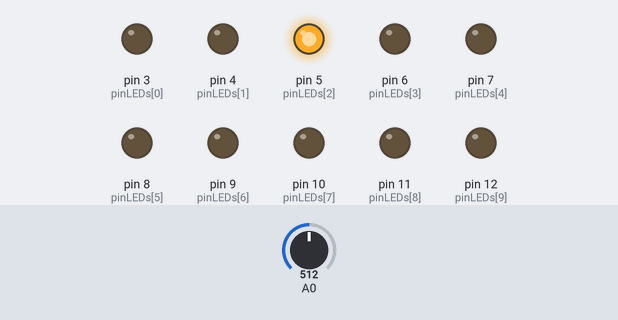
A sketch run on a simulated Arduino Uno, built with avr-gcc and run on an emulated ATmega328P. On the bench: output pins drawn as LEDs (lit = HIGH). The inputs (shaded band) are chosen by the test bench; at power-on: A0 = 512.

Above: at 1.4 s.
1.5 s: A0 set to 539
At 2.7 s:
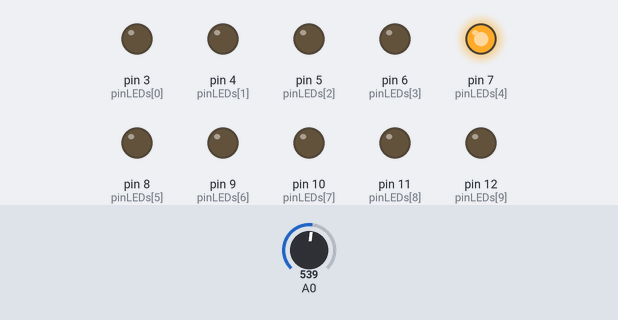
At 4.6 s:
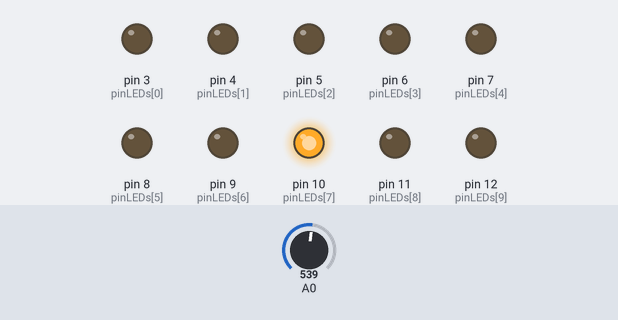
4.8 s: A0 set to 587
At 7.9 s:
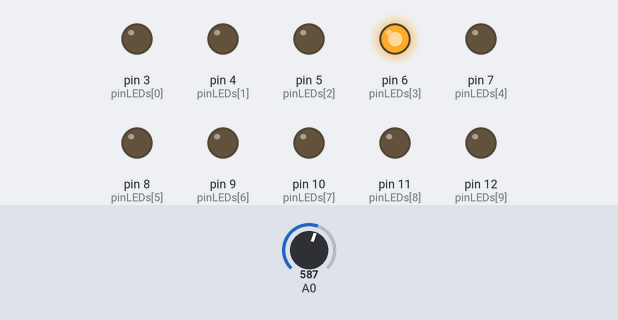
8.1 s: A0 set to 511
Timing chart, 0 to 16.0 s (numbered marks = the images above; inputs shaded):
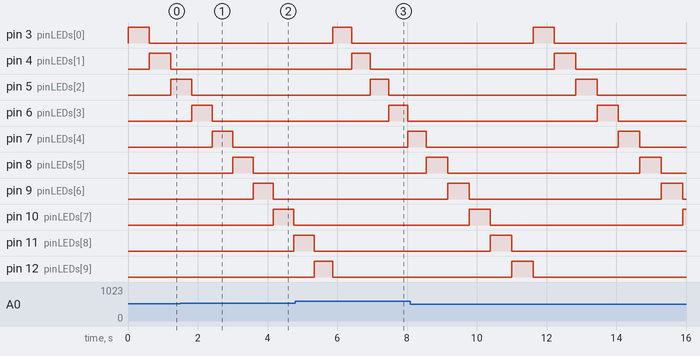

Measured:
- the behaviour switches between 528 and 529 on A0 (found by bisection; images 0 and 1)
- the behaviour switches between 569 and 570 on A0 (found by bisection; images 2 and 3)
- after the input at 1.5 s, pin 10 (pinLEDs[7]): LOW → HIGH after 2.7 s instead of 2.8 s; pin 11 (pinLEDs[8]): LOW → HIGH after 3.3 s
- after the input at 4.8 s, pin 6 (pinLEDs[3]): LOW → HIGH after 2.7 s instead of 2.9 s; pin 7 (pinLEDs[4]): LOW → HIGH after 3.2 s
- by itself, pin 8 (pinLEDs[5]), pin 9 (pinLEDs[6]): alternates HIGH for 0.61 s and LOW for 5.5 s

The sketch:

main.ino
```cpp
const int pinLEDs[] = {3, 4, 5, 6, 7, 8, 9, 10, 11, 12};
const int len = 10;

void setup()
{
  for (int i = 0; i < len; i++) {
    pinMode(pinLEDs[i], OUTPUT);
  }
}

void loop()
{
  // Mayor voltaje - itera mas rapido
  // Menor voltaje - itera mas lento
  for (int i = 0; i < len; i++) {
    digitalWrite(pinLEDs[i], HIGH);
    delay((1123 - analogRead(A0)));
    digitalWrite(pinLEDs[i], LOW);
  }
}
```
